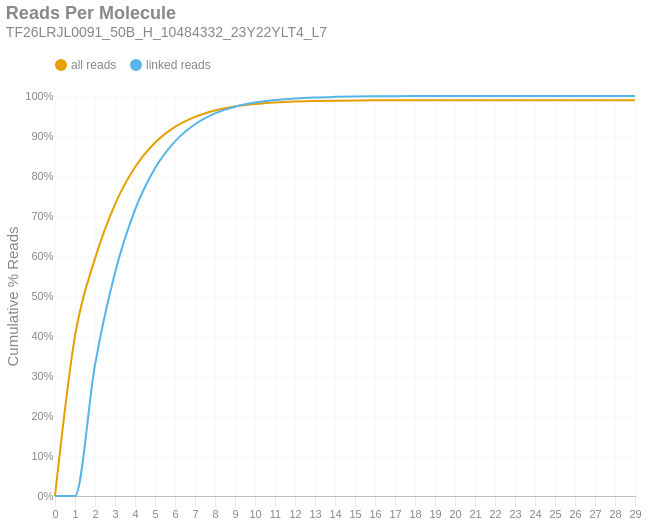

This figure's notebook cell:
### Markdown cell above
### Reads per Molecule
This chart shows the cumulative distribution of the number of reads per linked molecule. That is, how many alignments are associated with a unique molecule. This excludes the number of reads associated with invalid or absent linked-read barcodes. The `linked` histogram is the percentages recalculated when disregarding singletons.

### Code cell
if SKIPLR:
    print_html(f"Skipped")
else:
    counts = np.bincount(valids['reads'].cast(pl.Int64).to_numpy())
    weighted = counts * np.arange(len(counts))
    all_perc = weighted / n_reads
    linked_perc = weighted / n_linked_reads
    linked_perc[1] = 0
    binned_df = pl.DataFrame({
        'readsper': list(range(len(counts))),
        'all reads (cumsum)': np.cumsum(all_perc).tolist(),
        'linked reads (cumsum)': np.cumsum(linked_perc).tolist(),
    })

    with SafeRender(binned_df):
        (
            density_plot(binned_df, 'Reads Per Molecule', samplename, 'readspmol')
            .encode(
                x=alt.X('readsper:O', title=None).axis(labelAngle=0).scale(padding=0),
                y=alt.Y('value:Q', title='Cumulative % Reads').axis(format='%').stack(False),
                color=alt.Color("key:N").scale(domain=["all reads", "linked reads"]),
                tooltip=[
                    alt.Tooltip("key:N", title="Data Type"),
                    alt.Tooltip("readsper:O", title="Reads Per Molecule"),
                    alt.Tooltip("value:Q", format=".2%", title="% Reads (Cum.)")
                ]            
            )
        ).display()

### Figure 1 — Vega-Lite specification as saved in the notebook (floating-point values rounded to 4 significant figures)
{"width": "container", "height": 400, "config": {"title": {"anchor": "start", "dy": -15, "fontSize": 18, "color": "#888888", "subtitleColor": "#888888", "subtitleFontSize": 14}, "arc": {"fill": "#0072B2"}, "axis": {"domainColor": "#888888", "domainWidth": 0.5, "gridWidth": 0.2, "grid": false, "titleFontWeight": 400, "titleFontSize": 15, "labelFontSize": 11, "labelColor": "#888888", "tickColor": "#888888", "tickWidth": 0.2, "titleColor": "#888888"}, "axisBand": {"grid": false}, "axisX": {"grid": true, "tickSize": 10, "domainCap": "round"}, "axisY": {"domain": false, "grid": true, "tickSize": 0, "domainCap": "round"}, "background": "transparent", "header": {"labelFontSize": 15, "labelColor": "#888888", "titleFontSize": 15, "titleFontWeight": 600, "titleColor": "#888888"}, "legend": {"labelFont": "sans-serif", "labelFontSize": 12, "labelColor": "#888888", "symbolSize": 100, "symbolType": "circle", "titleFontSize": 12, "titlePadding": 10, "titleColor": "#888888", "title": null, "orient": "top"}, "range": {"category": ["#E69F00", "#56B4E9", "#009E73", "#F0E442", "#0072B2", "#D55E00", "#CC79A7", "#000000"], "diverging": ["#cfe8f3", "#a2d4ec", "#73bfe2", "#46abdb", "#1696d2", "#12719e"]}, "area": {"fill": "#0072B2", "fillOpacity": 0.7, "line": true, "strokeOpacity": 0.7}, "line": {"color": "#0072B2", "stroke": "#0072B2", "strokeWidth": 2}, "trail": {"color": "#0072B2", "stroke": "#0072B2", "strokeWidth": 0, "size": 1}, "point": {"filled": true, "fillOpacity": 1.0, "size": 95}, "text": {"color": "#888888", "fontSize": 11, "align": "right", "fontWeight": 400, "size": 11}, "bar": {"fill": "#0072B2", "stroke": null}, "view": {"stroke": null, "continuousWidth": 660, "continuousHeight": 400}}, "data": {"name": "data-97c5d6c167e3879070bf40b6190dc355"}, "mark": {"type": "line", "interpolate": "monotone", "point": {"opacity": 0, "size": 275}}, "encoding": {"color": {"field": "key", "scale": {"domain": ["all reads", "linked reads"]}, "type": "nominal"}, "tooltip": [{"field": "key", "title": "Data Type", "type": "nominal"}, {"field": "readsper", "title": "Reads Per Molecule", "type": "ordinal"}, {"field": "value", "format": ".2%", "title": "% Reads (Cum.)", "type": "quantitative"}], "x": {"axis": {"labelAngle": 0}, "field": "readsper", "scale": {"padding": 0}, "title": null, "type": "ordinal"}, "y": {"axis": {"format": "%"}, "field": "value", "stack": false, "title": "Cumulative % Reads", "type": "quantitative"}}, "params": [{"name": "param_c36ac31b6afebe62", "select": {"type": "point", "fields": ["key"]}, "bind": "legend"}], "title": {"text": "Reads Per Molecule", "subtitle": "TF26LRJL0091_50B_H_10484332_23Y22YLT4_L7"}, "transform": [{"fold": ["all reads (cumsum)", "linked reads (cumsum)"]}, {"calculate": "replace(datum.key, ' (cumsum)', '')", "as": "key"}, {"filter": {"param": "param_c36ac31b6afebe62"}}], "usermeta": {"embedOptions": {"downloadFileName": "TF26LRJL0091_50B_H_10484332_23Y22YLT4_L7.readspmol"}}, "$schema": "https://vega.github.io/schema/vega-lite/v6.4.1.json", "datasets": {"data-97c5d6c167e3879070bf40b6190dc355": [{"readsper": 0, "all reads (cumsum)": 0.0, "linked reads (cumsum)": 0.0}, {"readsper": 1, "all reads (cumsum)": 0.4001, "linked reads (cumsum)": 0.0}, {"readsper": 2, "all reads (cumsum)": 0.5933, "linked reads (cumsum)": 0.3278}, {"readsper": 3, "all reads (cumsum)": 0.7292, "linked reads (cumsum)": 0.5583}, {"readsper": 4, "all reads (cumsum)": 0.8218, "linked reads (cumsum)": 0.7153}, {"readsper": 5, "all reads (cumsum)": 0.883, "linked reads (cumsum)": 0.8192}, {"readsper": 6, "all reads (cumsum)": 0.9226, "linked reads (cumsum)": 0.8864}, {"readsper": 7, "all reads (cumsum)": 0.9479, "linked reads (cumsum)": 0.9293}, {"readsper": 8, "all reads (cumsum)": 0.964, "linked reads (cumsum)": 0.9565}, {"readsper": 9, "all reads (cumsum)": 0.9739, "linked reads (cumsum)": 0.9733}, {"readsper": 10, "all reads (cumsum)": 0.98, "linked reads (cumsum)": 0.9837}, {"readsper": 11, "all reads (cumsum)": 0.9838, "linked reads (cumsum)": 0.9901}, {"readsper": 12, "all reads (cumsum)": 0.9861, "linked reads (cumsum)": 0.994}, {"readsper": 13, "all reads (cumsum)": 0.9875, "linked reads (cumsum)": 0.9964}, {"readsper": 14, "all reads (cumsum)": 0.9883, "linked reads (cumsum)": 0.9979}, {"readsper": 15, "all reads (cumsum)": 0.9889, "linked reads (cumsum)": 0.9988}, {"readsper": 16, "all reads (cumsum)": 0.9892, "linked reads (cumsum)": 0.9993}, {"readsper": 17, "all reads (cumsum)": 0.9893, "linked reads (cumsum)": 0.9996}, {"readsper": 18, "all reads (cumsum)": 0.9894, "linked reads (cumsum)": 0.9997}, {"readsper": 19, "all reads (cumsum)": 0.9895, "linked reads (cumsum)": 0.9998}, {"readsper": 20, "all reads (cumsum)": 0.9895, "linked reads (cumsum)": 0.9999}, {"readsper": 21, "all reads (cumsum)": 0.9896, "linked reads (cumsum)": 0.9999}, {"readsper": 22, "all reads (cumsum)": 0.9896, "linked reads (cumsum)": 1.0}, {"readsper": 23, "all reads (cumsum)": 0.9896, "linked reads (cumsum)": 1.0}, {"readsper": 24, "all reads (cumsum)": 0.9896, "linked reads (cumsum)": 1.0}, {"readsper": 25, "all reads (cumsum)": 0.9896, "linked reads (cumsum)": 1.0}, {"readsper": 26, "all reads (cumsum)": 0.9896, "linked reads (cumsum)": 1.0}, {"readsper": 27, "all reads (cumsum)": 0.9896, "linked reads (cumsum)": 1.0}, {"readsper": 28, "all reads (cumsum)": 0.9896, "linked reads (cumsum)": 1.0}, {"readsper": 29, "all reads (cumsum)": 0.9896, "linked reads (cumsum)": 1.0}]}}
